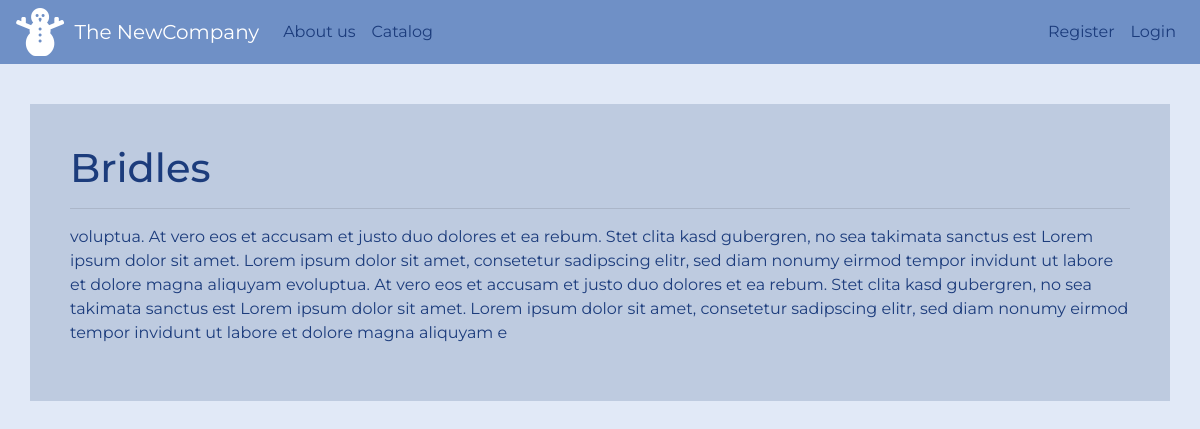
/Horse Riding/Bridles/, run on the app's committed database.
### database_setup.py (models this page shows, shortened)
class Items(Base):
    __tablename__ = 'items'
    id = Column(Integer, autoincrement=True, primary_key=True)
    name = Column(String(250), nullable=False)
    detail = Column(String(500))
    category = Column(Integer, ForeignKey('categories.id'))
    creation_time = Column(DateTime, default=datetime.datetime.now)
    modification_time = Column(DateTime, onupdate=datetime.datetime.now)
    user_id = Column(Integer, ForeignKey('users.id'), nullable=False)

### app.py (the view)
@app.route("/<string:category>/<string:name>/")
def item(name, category):
    singleitem = db.session.query(Items).filter(Items.name == name)
    return render_template('item.html', singleitem=singleitem)

### templates/item.html (shortened to what this page needs)
{% extends 'layout.html' %}
{% block body %}
    {% for entry in singleitem %}
        <h1>{{ entry.name }}</h1>
        <hr>
        <div>
            {{ entry.detail | safe }}
        </div>
    {% endfor %}
{% endblock body %}

### static/styles/app.css (style rules this page uses)
body { background-color: #e1e9f7; color: #1c3c7c; font-family: 'Montserrat', sans-serif; }

### data on the page
Items: name "Bridles", detail "voluptua. At vero eos et accusam et justo duo dolores et ea rebum. Stet clita kasd gubergren, no sea takimata sanctus est Lorem ipsum dolor sit amet. Lorem ipsum dolor sit amet, consetetur sadipscing elitr, sed diam nonumy eirmod tempor invidunt ut labore et dolore magna aliquyam evoluptua. At vero eos et accusam et justo duo dolores et ea rebum. Stet clita kasd gubergren, no sea takimata sanctus est Lorem ipsum dolor sit amet. Lorem ipsum dolor sit amet, consetetur sadipscing elitr, sed diam nonumy eirmod tempor invidunt ut labore et dolore magna aliquyam e"
